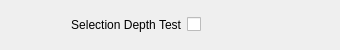
<?xml version="1.0" encoding="UTF-8"?>
<ui version="4.0">
 <class>FractureVisualizersPanel</class>
 <widget class="QWidget" name="FractureVisualizersPanel">
  <property name="geometry">
   <rect>
    <x>0</x>
    <y>0</y>
    <width>340</width>
    <height>50</height>
   </rect>
  </property>
  <property name="sizePolicy">
   <sizepolicy hsizetype="Fixed" vsizetype="Preferred">
    <horstretch>0</horstretch>
    <verstretch>0</verstretch>
   </sizepolicy>
  </property>
  <property name="minimumSize">
   <size>
    <width>340</width>
    <height>0</height>
   </size>
  </property>
  <property name="maximumSize">
   <size>
    <width>340</width>
    <height>16777215</height>
   </size>
  </property>
  <property name="windowTitle">
   <string>Form</string>
  </property>
  <layout class="QGridLayout" name="gridLayout">
   <item row="0" column="0">
    <widget class="QLabel" name="labelSelectionDepthTest">
     <property name="sizePolicy">
      <sizepolicy hsizetype="Fixed" vsizetype="Preferred">
       <horstretch>0</horstretch>
       <verstretch>0</verstretch>
      </sizepolicy>
     </property>
     <property name="minimumSize">
      <size>
       <width>170</width>
       <height>0</height>
      </size>
     </property>
     <property name="maximumSize">
      <size>
       <width>170</width>
       <height>16777215</height>
      </size>
     </property>
     <property name="text">
      <string>Selection Depth Test</string>
     </property>
     <property name="alignment">
      <set>Qt::AlignRight|Qt::AlignTrailing|Qt::AlignVCenter</set>
     </property>
    </widget>
   </item>
   <item row="0" column="1">
    <widget class="QCheckBox" name="checkBoxSelectionDepthTest"/>
   </item>
  </layout>
 </widget>
 <resources/>
 <connections/>
</ui>
